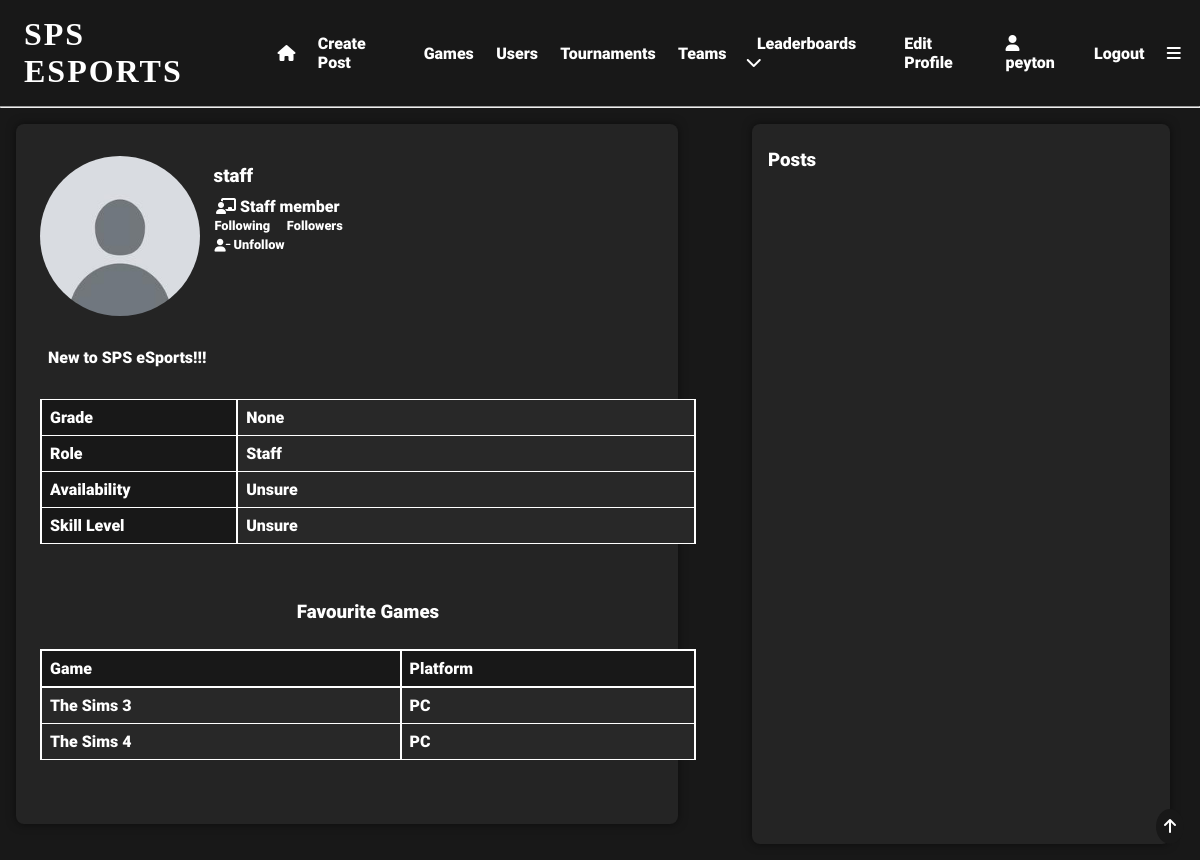
Page /user/staff (signed in) on the committed database.
### app/models.py (models this page shows, shortened)
class User(UserMixin, db.Model):
    user_id = db.Column(db.Integer, primary_key=True)
    username = db.Column(db.String(64), index=True, unique=True)
    email = db.Column(db.String(120), index=True, unique=True)
    password_hash = db.Column(db.String(128), nullable=False)
    pfp = db.Column(db.String(140))
    user_bio = db.Column(db.String(140), default='New to SPS eSports!!!')
    pronouns = db.Column(db.String(64), nullable=True)
    skill_level = db.Column(db.String(64), default='Unsure')
    role = db.Column(db.String(64))
    grade = db.Column(db.String(64), nullable=True)
    availability = db.Column(db.String(140), default='Unsure')
    teams = db.relationship('Teams', back_populates='user')
    team_users = db.relationship('TeamUsers', back_populates='user')
    posts = db.relationship('Posts', back_populates='user')
    likes = db.relationship('Likes', back_populates='user')
    tournaments = db.relationship('Tournaments', back_populates='user')
    favourite_games = db.relationship('FavouriteGames', back_populates='user')
    tournament_users = db.relationship('TournamentUsers', back_populates='user')
    comments = db.relationship('Comments', back_populates='user')
    matches = db.relationship('Matches', back_populates='user')
    match_users = db.relationship('MatchUsers', back_populates='user')
    following = db.relationship('Following', backref='user', foreign_keys='Following.user_id')
    followed = db.relationship('Following', foreign_keys='Following.following_id')

class Games(db.Model):
    game_id = db.Column(db.Integer, primary_key=True, index=True, unique=True, nullable=False)
    game_title = db.Column(db.String(64), index=True, nullable=False)
    platform = db.Column(db.String(64), index=True)
    year = db.Column(db.Integer, index=True)
    genre = db.Column(db.String(64), index=True)
    publisher = db.Column(db.String(64), index=True)
    global_sales = db.Column(db.Float, index=True)
    sales_ranking = db.Column(db.Integer, index=True)
    favourite_games = db.relationship('FavouriteGames', back_populates='game')

### app/routes.py (the view)
@app.route('/user/<username>', methods=['GET', 'POST'])
@login_required
def user(username):
    user = User.query.filter_by(username=username).first_or_404()
    username = user.username
    if Following.query.filter_by(user_id=current_user.user_id, following_id=user.user_id).count() > 0:
        is_following = True
    else:
        is_following = False
    if is_following and Following.query.filter_by(user_id=user.user_id, following_id=current_user.user_id).count() > 0:
        mutuals = True
    else:
        mutuals = False
    tournaments = Tournaments.query.filter_by(winner=user.user_id).all()
    matches = Matches.query.filter_by(match_winner=user.user_id).all()
    fave_id = FavouriteGames.query.filter_by(user_id=user.user_id).all()
    favourites = []
    for favourite in fave_id:
        game = Games.query.filter_by(game_id=favourite.game_id).first()
        favourites.append(game)
    posts = Posts.query.filter_by(user_id=user.user_id).order_by(Posts.post_date.desc()).all()
    for post in posts:
        post.post_date = post.post_date.strftime('%d/%m/%Y %I:%M %p')
    for post in posts:
        if len(post.post_content) > 50:
            post.post_content = post.post_content[:50] + '...'
    return render_template('user.html', user=user, posts=posts, username=username, is_following=is_following,
                           mutuals=mutuals, tournaments=tournaments, favourites=favourites, matches=matches)

### app/models.py (called while the page is built)
@login.user_loader
def load_user(user_id):
    return User.query.get(int(user_id))  # returns the user id as an integer

### app/templates/user.html (shortened to what this page needs)
{% extends "base.html" %}
{% block content %}
<div class="row">
    <div class="half">
        <div class="user-box">
            <div class="user-header">
                <div class="row">
                    <div class="quarter">
                        {% if user.pfp %}
                        <img src="{{url_for('static', filename='pfps/' + user.pfp)}}"
                             alt="profile picture">
                        {% else %}
                        <img src="{{url_for('static', filename='pfps/default.jpg')}}"
                             alt="profile picture">
                        {% endif %}
                    </div>
                    <div class="three-quarter">
                        <h3>{{user.username}}</h3>
                        {% if user.role == "Staff" %}
                        <p><i class="fa-solid fa-chalkboard-user"></i>  Staff member</p>
                        {% endif %}
                        <a href="{{url_for('following', username=user.username)}}">Following</a>
                        <a href="{{url_for('followers', username=user.username)}}">Followers</a>
                        <br>
                        {% if current_user.username == user.username %}
                        <a href="{{url_for('edit_profile')}}"><i class="fa-solid fa-pen"></i>  Edit Profile</a>
                        {% else %}
                            {% if is_following %}
                            <a href="{{url_for('unfollow', username=username)}}"><i class="fa-solid fa-user-minus"></i>  Unfollow</a>
                            {% else %}
                            <a href="{{url_for('follow', username=username)}}"><i class="fa-solid fa-user-plus"></i>  Follow</a>
                            {% endif %}
                        {% endif %}
                    </div>
                </div>
            </div>
            <div class="user-header">
                <div class="row">
                    <p>{{user.user_bio}}</p>
                </div>
                <div class="info-table firstcolumn">
                    <table>
                        <tr>
                            <td>Grade</td>
                            <td>{{user.grade}}</td>
                        </tr>
                        <tr>
                            <td>Role</td>
                            <td>{{user.role}}</td>
                        </tr>
                        <tr>
                            <td>Availability</td>
                            <td>{{user.availability}}</td>
                        </tr>
                        <tr>
                            <td>Skill Level</td>
                            <td>{{user.skill_level}}</td>
                        </tr>
                    </table>
                </div>
                {% if favourites %}
                <div class="info-table other">
                    <h3>Favourite Games</h3>
                    <table>
                        <tr>
                            <th>Game</th>
                            <th>Platform</th>
                        </tr>
                        {% for favourite in favourites %}
                        <tr>
                            <td>{{favourite.game_title}}</td>
                            <td>{{favourite.platform}}</td>
                        </tr>
                        {% endfor %}
                    </table>
                </div>
                {% endif %}
            </div>
        </div>
    </div>
    <div class="half">
        <div class="user-posts">
            <h3>Posts</h3>
        </div>
    </div>
</div>
{% endblock %}

### app/templates/base.html (shortened to what this page needs)
<!DOCTYPE html>
<html lang="en">
<head>
    <link rel="stylesheet" href="{{ url_for('static', filename='css/styles.css') }}">
</head>
<body>
  <div id="top" class="header">
      {% if current_user.is_anonymous %}
        <h1 onclick="location.href='login'">SPS ESPORTS</h1>
        <a href="{{ url_for('login') }}">Login</a>
        <a href="{{ url_for('register') }}">Register</a>
      {% else %}
        <h1 onclick="location.href='{{url_for('index')}}'">SPS ESPORTS</h1>
        <a href="{{ url_for('index') }}"><i class="fa-solid fa-house"></i></a>
        <a href="{{ url_for('create_post') }}">Create Post</a>
        <a href="{{ url_for('search') }}">Games</a>
        <a href="{{ url_for('user_search') }}">Users</a>
        <a href="{{ url_for('tournament_search') }}">Tournaments</a>
        <a href="{{url_for('team_search')}}">Teams</a>
        <div class="expand">
            <div class="expand-button">
                <a href="javascript:showDropdown()">Leaderboards  <i class="fa-solid fa-chevron-down"></i></a>
            </div>
        </div>
        <a href="{{ url_for('edit_profile') }}">Edit Profile</a>
        <a href="{{ url_for('user', username=current_user.username) }}"><i class="fa-solid fa-user"></i>   {{current_user.username}}</a>
        <a href="{{ url_for('logout') }}">Logout</a>
        <a href="javascript:navBar()"><i class="fa-solid fa-bars"></i></a>
      {% endif %}
  </div>
    <hr>
  <div class="topbutton">
    <a href="#top"><i class="fa-solid fa-arrow-up"></i></a>
  </div>
{% block content %} {% endblock %}
</body>
</html>

### app/static/css/styles.css (style rules this page uses)
* { margin: 0; padding: 0; box-sizing: border-box; scroll-behavior: smooth; scrollbar-width: thin; scrollbar-color: white var(--bg); }
body { background: var(--bg); color: white; }
:root { --accent: #e81c29; --bg: #181818; --bg2: #282828; --lightbg: rgba(255,255,255,0.05); }
.row { display: flex; }
.half { flex: 50%; }
.quarter { flex: 25%; }
.three-quarter { flex: 75%; }
.header { display:flex; align-items: center; padding: 1em 0.5em; }
.header a { padding: 0em 0.7em; font-family: 'Roboto'; font-size: 1em; text-decoration: none; transition: 0.5s; position: relative; transition: 0.3s; color: white; }
.header a::before { content: ''; position: absolute; width: 100%; height: 2px; left: 0; bottom: -2px; background-color: var(--accent); transform-origin: right; transform: scaleX(0); transition: transform 0.3s; }
.header h1 { box-shadow: inset 0 0 0 0 var(--bg); font-family: 'Nausea'; letter-spacing: 2px; padding: 0 0.5em; position: relative; transition: color 0.3s ease-in-out, box-shadow 0.3s ease-in-out; }
.expand { font-family: 'Roboto'; padding: 0.5em; position: relative; }
h1 { font-family: 'Roboto'; font-size: 2em; }
.topbutton { position: fixed; bottom: 1em; right: 1em; padding: 0.5em; border-radius: 50%; background-color: var(--bg); color: white; font-family: 'Roboto'; font-size: 1em; transition: 0.5s; }
a { color: white; text-decoration: none; transition: 0.5s; padding: 0.5em 0; position: relative; font-family: 'Roboto'; }
a::before { content: ''; position: absolute; width: 100%; height: 2px; left: 0; bottom: -2px; background-color: var(--accent); transform-origin: right; transform: scaleX(0); transition: transform 0.3s; }
.user-posts { display: flex; flex-flow: column; height: 90vh; width: 90%; overflow-y: scroll; overflow-x: hidden; background-color: var(--lightbg); box-shadow: 0 0 10px 0 rgba(0,0,0,0.5); border-radius: 0.5em; padding: 1em; margin: 1em; }
.user-posts h3 { padding: 0.5em 0; font-family: 'Roboto'; }
.user-box { display: flex; flex-flow: column wrap; background-color: var(--lightbg); box-shadow: 0 0 10px 0 rgba(0,0,0,0.5); border-radius: 0.5em; padding: 1em; margin: 1em; font-family: 'Roboto'; width: 90%; height: auto; background: rgba(255,255,255,0.05); }
.user-header { display: flex; flex-flow: row wrap; align-items: center; padding: 0.5em; margin: 0.5em 0; height: 100%; }
.user-header .quarter { height: 20vh; width: 20vh; }
.user-header .three-quarter { height: 20vh; width: 60vh; margin: 0 0.5em; }
.user-header .quarter img { border-radius: 50%; aspect-ratio: 1/1; height: 100%; width: auto; }
.user-header h3 { padding: 0.5em 0.3em; }
.user-header a { padding: 0.5em; font-family: 'Roboto'; font-size: 0.8em; text-decoration: none; transition: 0.5s; position: relative; transition: 0.3s; }
.user-header a::before { top: 80%; }
.user-header p { font-size 0.8em; padding: 0 0.5em; }
.info-table { display: flex; flex-flow: column wrap; align-items: center; justify-content: center; width: 100%; margin: 1em 0; }
.info-table table { width: 100%; border-collapse: collapse; margin: 1em 0; text-align: left; }
.info-table th { padding: 0.5em; border: 2px solid white; background-color: var(--bg2); }
.info-table td { padding: 0.5em; border: 1px solid white; border-right: 2px solid white; border-left: 2px solid white; background-color: var(--bg2); }
.info-table.firstcolumn tr > td:first-child { width: 30%; background-color: var(--bg); }
.info-table.other th { background-color: var(--bg); }

### rows in the picture
User: username "peyton"
User: username "staff", user_bio "New to SPS eSports!!!", grade "None", role "Staff", availability "Unsure", skill_level "Unsure"
Games: game_title "The Sims 3", platform "PC"
Games: game_title "The Sims 4", platform "PC"
